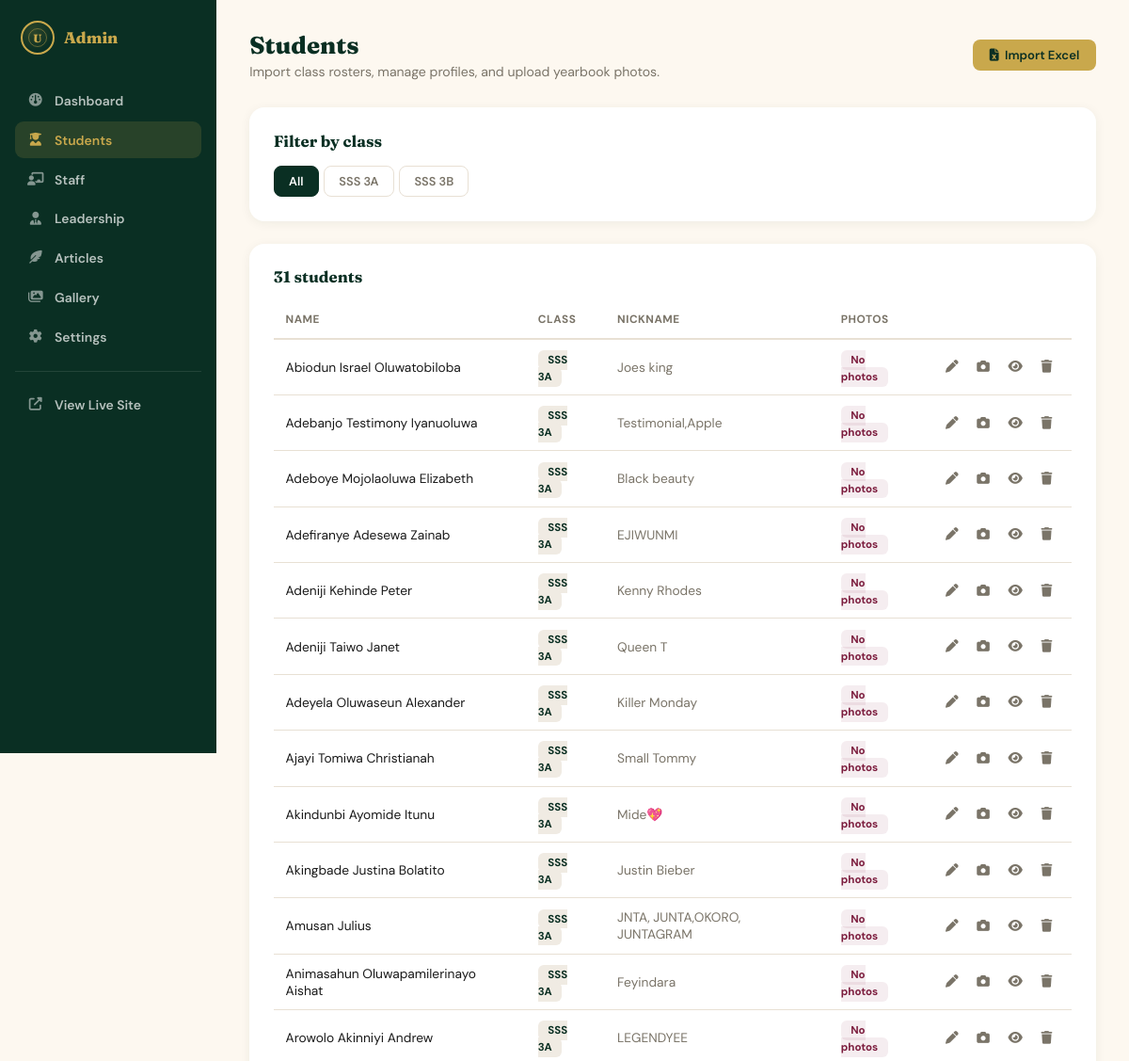
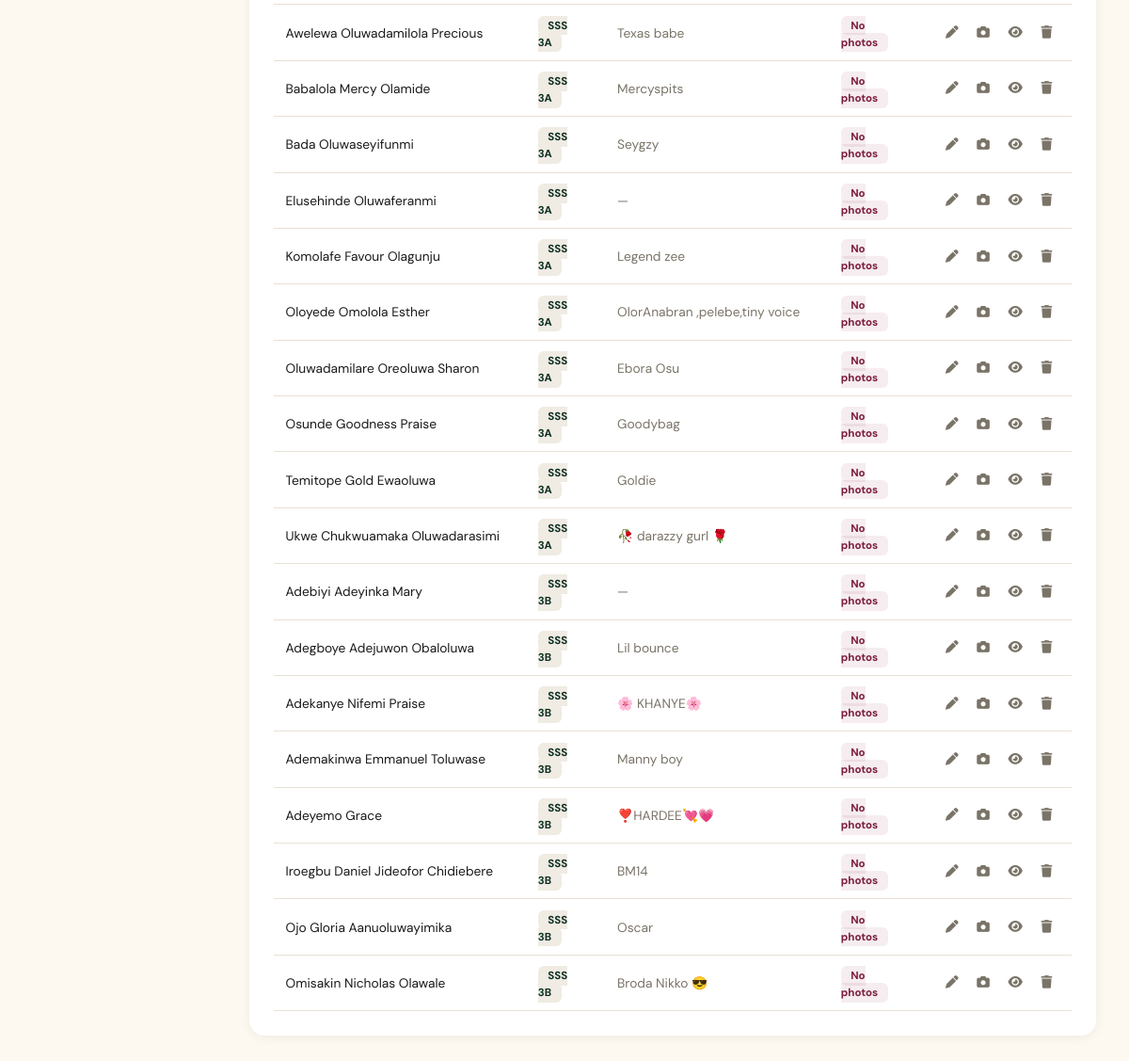
The app's page /admin/students with its own data (2 pictures, top to bottom).
### tables this page shows
CREATE TABLE students (
    id INTEGER PRIMARY KEY AUTOINCREMENT,
    full_name TEXT NOT NULL,
    class_name TEXT NOT NULL,
    nickname TEXT DEFAULT '',
    post_held TEXT DEFAULT '',
    dob TEXT DEFAULT '',
    year_of_admission TEXT DEFAULT '',
    religion TEXT DEFAULT '',
    mode_of_schooling TEXT DEFAULT '',
    state_of_origin TEXT DEFAULT '',
    home_town TEXT DEFAULT '',
    contact_number TEXT DEFAULT '',
    social_media TEXT DEFAULT '',
    role_model TEXT DEFAULT '',
    hobbies TEXT DEFAULT '',
    best_friends TEXT DEFAULT '',
    folks_never_forget TEXT DEFAULT '',
    favourite_colour TEXT DEFAULT '',
    favourite_subject TEXT DEFAULT '',
    toughest_subject TEXT DEFAULT '',
    favourite_teacher TEXT DEFAULT '',
    most_admired_teacher TEXT DEFAULT '',
    favourite_non_teaching TEXT DEFAULT '',
    most_admired_classmate TEXT DEFAULT '',
    best_seat_partner TEXT DEFAULT '',
    day_one_friend TEXT DEFAULT '',
    class_crush TEXT DEFAULT '',
    teachers_missed TEXT DEFAULT '',
    favourite_food TEXT DEFAULT '',
    favourite_fruit TEXT DEFAULT '',
    movie_type TEXT DEFAULT '',
    best_artist TEXT DEFAULT '',
    best_slang TEXT DEFAULT '',
    favourite_quote TEXT DEFAULT '',
    best_moment TEXT DEFAULT '',
    embarrassing_moment TEXT DEFAULT '',
    weird_moment TEXT DEFAULT '',
    worst_moment TEXT DEFAULT '',
    never_forget TEXT DEFAULT '',
    better_than_thought TEXT DEFAULT '',
    impact_of_umic TEXT DEFAULT '',
    journey_description TEXT DEFAULT '',
    advice_to_future TEXT DEFAULT '',
    never_miss TEXT DEFAULT '',
    secretly_miss TEXT DEFAULT '',
    class_enjoyed_most TEXT DEFAULT '',
    notable_phobia TEXT DEFAULT '',
    future_ambition TEXT DEFAULT '',
    dreamland TEXT DEFAULT '',
    people_to_meet TEXT DEFAULT '',
    wish TEXT DEFAULT '',
    parting_words TEXT DEFAULT '',
    created_at TEXT DEFAULT (datetime('now'))
);

### app.py (the view)
@app.route('/admin/students')
def admin_students():
    db = get_db()
    settings = row_to_dict(db.execute("SELECT * FROM settings WHERE id=1").fetchone())
    class_filter = request.args.get('class', '')
    if class_filter:
        rows = db.execute("SELECT * FROM students WHERE class_name=? ORDER BY full_name", (class_filter,)).fetchall()
    else:
        rows = db.execute("SELECT * FROM students ORDER BY class_name, full_name").fetchall()
    enriched = []
    for s in rows:
        sd = dict(s)
        sd['photo_count'] = db.execute("SELECT COUNT(*) c FROM student_photos WHERE student_id=?",
                                        (s['id'],)).fetchone()['c']
        enriched.append(sd)
    classes_rows = db.execute("SELECT DISTINCT class_name FROM students ORDER BY class_name").fetchall()
    return render_template('admin/students.html', settings=settings, students=enriched,
                            classes_rows=classes_rows, class_filter=class_filter)

### app.py (called while the page is built)
def get_db():
    if 'db' not in g:
        g.db = sqlite3.connect(DB_PATH)
        g.db.row_factory = sqlite3.Row
        g.db.execute("PRAGMA foreign_keys = ON")
    return g.db

def row_to_dict(row):
    return dict(row) if row else None

### templates/admin/students.html (shortened to what this page needs)
{% extends "admin/base.html" %}
{% set active = 'students' %}
{% block admin_content %}
<div class="admin-header">
  <div>
    <h1>Students</h1>
    <p>Import class rosters, manage profiles, and upload yearbook photos.</p>
  </div>
  <button class="btn-sm gold" onclick="openModal('importModal')"><i class="fas fa-file-excel"></i> Import Excel</button>
</div>
<div class="admin-card">
  <h3>Filter by class</h3>
  <div class="tab-row">
    <a href="{{ url_for('admin_students') }}" class="tab {{ 'active' if not class_filter else '' }}">All</a>
    {% for c in classes_rows %}
    <a href="{{ url_for('admin_students', class=c['class_name']) }}" class="tab {{ 'active' if class_filter==c['class_name'] else '' }}">{{ c['class_name'] }}</a>
    {% endfor %}
  </div>
</div>
<div class="admin-card">
  <h3>{{ students|length }} student{{ 's' if students|length != 1 else '' }}{{ ' in ' + class_filter if class_filter else '' }}</h3>
  {% if students %}
  <table class="admin-table">
    <thead><tr><th>Name</th><th>Class</th><th>Nickname</th><th>Photos</th><th></th></tr></thead>
    <tbody>
      {% for s in students %}
      <tr>
        <td>{{ s.full_name }}</td>
        <td><span class="admin-pill">{{ s.class_name }}</span></td>
        <td style="color:var(--muted)">{{ s.nickname or '—' }}</td>
        <td>
          {% if s.photo_count > 0 %}<span class="admin-pill ok">{{ s.photo_count }} photo{{ 's' if s.photo_count != 1 else '' }}</span>
          {% else %}<span class="admin-pill warn">No photos</span>{% endif %}
        </td>
        <td style="white-space:nowrap">
          <button class="row-action edit" onclick="openEditModal({{ s.id }}, {{ s|tojson }})" title="Edit details"><i class="fas fa-pen"></i></button>
          <button class="row-action edit" onclick="openPhotoManager({{ s.id }}, {{ s.full_name|tojson }})" title="Manage photos"><i class="fas fa-camera"></i></button>
          <a href="{{ url_for('student_profile', student_id=s.id) }}" target="_blank" class="row-action" title="View profile"><i class="fas fa-eye"></i></a>
          <button class="row-action" onclick="deleteStudent({{ s.id }}, {{ s.full_name|tojson }})" title="Delete"><i class="fas fa-trash"></i></button>
        </td>
      </tr>
      {% endfor %}
    </tbody>
  </table>
  {% else %}
  <div class="empty-state"><i class="fas fa-user-graduate"></i><p>No students yet. Import an Excel file to get started.</p></div>
  {% endif %}
</div>
{% endblock %}

### templates/admin/base.html (shortened to what this page needs)
<!DOCTYPE html>
<html lang="en">
<head>
<link rel="stylesheet" href="https://cdnjs.cloudflare.com/ajax/libs/font-awesome/6.5.0/css/all.min.css">
<link rel="stylesheet" href="{{ url_for('static', filename='css/style.css') }}">
<link rel="stylesheet" href="{{ url_for('static', filename='css/admin.css') }}">
</head>
<body class="admin-body">
<div class="admin-shell">
  <aside class="admin-sidebar">
    <a href="{{ url_for('admin_dashboard') }}" class="admin-brand">
      <div class="seal" style="width:36px;height:36px"><span class="seal-mark" style="font-size:.75rem">U</span></div>
      <span>Admin</span>
    </a>
    <nav class="admin-nav">
      <a href="{{ url_for('admin_dashboard') }}" class="{{ 'active' if active=='dashboard' else '' }}"><i class="fas fa-gauge"></i> Dashboard</a>
      <a href="{{ url_for('admin_students') }}" class="{{ 'active' if active=='students' else '' }}"><i class="fas fa-user-graduate"></i> Students</a>
      <a href="{{ url_for('admin_staff') }}" class="{{ 'active' if active=='staff' else '' }}"><i class="fas fa-chalkboard-teacher"></i> Staff</a>
      <a href="{{ url_for('admin_leadership') }}" class="{{ 'active' if active=='leadership' else '' }}"><i class="fas fa-user-tie"></i> Leadership</a>
      <a href="{{ url_for('admin_articles') }}" class="{{ 'active' if active=='articles' else '' }}"><i class="fas fa-feather-alt"></i> Articles</a>
      <a href="{{ url_for('admin_gallery') }}" class="{{ 'active' if active=='gallery' else '' }}"><i class="fas fa-images"></i> Gallery</a>
      <a href="{{ url_for('admin_settings') }}" class="{{ 'active' if active=='settings' else '' }}"><i class="fas fa-cog"></i> Settings</a>
      <div class="admin-nav-divider"></div>
      <a href="{{ url_for('home') }}" target="_blank"><i class="fas fa-external-link-alt"></i> View Live Site</a>
    </nav>
  </aside>
  <main class="admin-main">
    {% block admin_content %}{% endblock %}
  </main>
</div>
</body>
</html>

### static/css/style.css (style rules this page uses)
:root { --bg:#FDF8F0; --paper:#FFFFFF; --fg:#1A1A1A; --muted:#7A7468; --accent:#C9A84C; --accent-dim:#B8943F; --primary:#0A2F23; --primary-light:#134D3A; --primary-pale:#E9F1EC; --wine:#7C1D3E; --border:#E8E0D4; --tag:#F0EBE3; --shadow-sm:0 2px 12px rgba(10,47,35,.06); --shadow-md:0 10px 30px rgba(10,47,35,.10); --shadow-lg:0 25px 60px rgba(10,47,35,.18); --radius:16px; --serif:'Fraunces', 'Playfair Display', serif; --sans:'DM Sans', sans-serif; }
* { margin:0;padding:0;box-sizing:border-box }
html { scroll-behavior:smooth }
body { font-family:var(--sans);background:var(--bg);color:var(--fg);overflow-x:hidden;-webkit-font-smoothing:antialiased }
h1,h2,h3,h4,h5 { font-family:var(--serif) }
a { color:inherit;text-decoration:none }
.seal { width:64px;height:64px;border-radius:50%; border:2px solid var(--accent); display:flex;align-items:center;justify-content:center; position:relative;flex-shrink:0; background:radial-gradient(circle at 35% 30%, rgba(201,168,76,.18), transparent 70%); }
.seal::before { content:'';position:absolute;inset:6px;border:1px solid rgba(201,168,76,.45);border-radius:50%; }
.seal-mark { font-family:var(--serif);font-weight:800;color:var(--accent);font-size:1.1rem;letter-spacing:1px }
.tab-row { display:flex;gap:.35rem;flex-wrap:wrap }
.tab { padding:.45rem .95rem;border-radius:8px;font-size:.8rem;font-weight:600;cursor:pointer;transition:all .2s;border:1.5px solid var(--border);background:transparent;color:var(--muted);font-family:var(--sans) }
.tab.active { background:var(--primary);color:#fff;border-color:var(--primary) }

### static/css/admin.css (style rules this page uses)
.admin-body { background:var(--bg) }
.admin-shell { display:flex;min-height:100vh }
.admin-sidebar { width:230px;flex-shrink:0;background:var(--primary);color:#fff;display:flex;flex-direction:column;padding:1.4rem 1rem;position:sticky;top:0;height:100vh }
.admin-brand { display:flex;align-items:center;gap:.6rem;color:var(--accent);font-family:var(--serif);font-weight:800;font-size:1.05rem;margin-bottom:1.8rem;padding:0 .4rem }
.admin-nav { display:flex;flex-direction:column;gap:.2rem }
.admin-nav a { display:flex;align-items:center;gap:.7rem;padding:.65rem .8rem;border-radius:9px;color:rgba(255,255,255,.7);font-size:.87rem;font-weight:600;transition:all .2s }
.admin-nav a i { width:18px;text-align:center;color:rgba(255,255,255,.5) }
.admin-nav a.active { background:rgba(201,168,76,.16);color:var(--accent) }
.admin-nav a.active i { color:var(--accent) }
.admin-nav-divider { height:1px;background:rgba(255,255,255,.1);margin:.8rem 0 }
.admin-main { flex:1;padding:2rem 2.2rem 4rem;min-width:0 }
.admin-header { display:flex;align-items:center;justify-content:space-between;flex-wrap:wrap;gap:1rem;margin-bottom:1.8rem }
.admin-header h1 { font-size:1.6rem;color:var(--primary);font-weight:800 }
.admin-header p { color:var(--muted);font-size:.88rem;margin-top:.2rem }
.admin-card { background:var(--paper);border-radius:16px;padding:1.6rem;box-shadow:var(--shadow-sm);margin-bottom:1.5rem }
.admin-card h3 { font-size:1.05rem;color:var(--primary);margin-bottom:1rem;font-weight:700 }
.admin-table { width:100%;border-collapse:collapse;font-size:.86rem }
.admin-table th { text-align:left;padding:.7rem .8rem;color:var(--muted);font-weight:700;font-size:.74rem;text-transform:uppercase;letter-spacing:.5px;border-bottom:2px solid var(--border) }
.admin-table td { padding:.7rem .8rem;border-bottom:1px solid var(--border);vertical-align:middle }
.admin-pill { padding:.18rem .65rem;border-radius:6px;font-size:.72rem;font-weight:700;background:var(--tag);color:var(--primary) }
.admin-pill.warn { background:rgba(124,29,62,.08);color:var(--wine) }
.row-action { color:var(--muted);cursor:pointer;font-size:.85rem;padding:.3rem .5rem;border-radius:6px;transition:all .15s;background:none;border:none }
.btn-sm { padding:.5rem 1.1rem;border-radius:8px;font-size:.82rem;font-weight:600;cursor:pointer;border:none;font-family:var(--sans);transition:all .2s;display:inline-flex;align-items:center;gap:.4rem }
.btn-sm.gold { background:var(--accent);color:var(--primary) }

### records on screen
students: full_name "Abiodun Israel Oluwatobiloba", class_name "SSS 3A", nickname "Joes king"
students: full_name "Adebanjo Testimony Iyanuoluwa", class_name "SSS 3A", nickname "Testimonial,Apple"
students: full_name "Adeboye Mojolaoluwa Elizabeth", class_name "SSS 3A", nickname "Black beauty"
students: full_name "Adefiranye Adesewa Zainab", class_name "SSS 3A", nickname "EJIWUNMI"
students: full_name "Adeniji Kehinde Peter", class_name "SSS 3A", nickname "Kenny Rhodes"
students: full_name "Adeniji Taiwo Janet", class_name "SSS 3A", nickname "Queen T"
students: full_name "Adeyela Oluwaseun Alexander", class_name "SSS 3A", nickname "Killer Monday"
students: full_name "Ajayi Tomiwa Christianah", class_name "SSS 3A", nickname "Small Tommy"
students: full_name "Akindunbi Ayomide Itunu", class_name "SSS 3A", nickname "Mide💖"
students: full_name "Akingbade Justina Bolatito", class_name "SSS 3A", nickname "Justin Bieber"
students: full_name "Amusan Julius", class_name "SSS 3A", nickname "JNTA, JUNTA,OKORO, JUNTAGRAM"
students: full_name "Animasahun Oluwapamilerinayo Aishat", class_name "SSS 3A", nickname "Feyindara"
students: full_name "Arowolo Akinniyi Andrew", class_name "SSS 3A", nickname "LEGENDYEE"
students: full_name "Awelewa Oluwadamilola Precious", class_name "SSS 3A", nickname "Texas babe"
students: full_name "Babalola Mercy Olamide", class_name "SSS 3A", nickname "Mercyspits"
students: full_name "Bada Oluwaseyifunmi", class_name "SSS 3A", nickname "Seygzy"
students: full_name "Elusehinde Oluwaferanmi", class_name "SSS 3A", nickname "—"
students: full_name "Komolafe Favour Olagunju", class_name "SSS 3A", nickname "Legend zee"
students: full_name "Oloyede Omolola Esther", class_name "SSS 3A", nickname "OlorAnabran ,pelebe,tiny voice"
students: full_name "Oluwadamilare Oreoluwa Sharon", class_name "SSS 3A", nickname "Ebora Osu"
students: full_name "Osunde Goodness Praise", class_name "SSS 3A", nickname "Goodybag"
students: full_name "Temitope Gold Ewaoluwa", class_name "SSS 3A", nickname "Goldie"
students: full_name "Ukwe Chukwuamaka Oluwadarasimi", class_name "SSS 3A", nickname "🥀 darazzy gurl 🌹"
students: full_name "Adebiyi Adeyinka Mary", class_name "SSS 3B", nickname "—"
students: full_name "Adegboye Adejuwon Obaloluwa", class_name "SSS 3B", nickname "Lil bounce"
students: full_name "Adekanye Nifemi Praise", class_name "SSS 3B", nickname "🌸 KHANYE🌸"
students: full_name "Ademakinwa Emmanuel Toluwase", class_name "SSS 3B", nickname "Manny boy"
students: full_name "Adeyemo Grace", class_name "SSS 3B", nickname "❣️HARDEE💘💗"
students: full_name "Iroegbu Daniel Jideofor Chidiebere", class_name "SSS 3B", nickname "BM14"
students: full_name "Ojo Gloria Aanuoluwayimika", class_name "SSS 3B", nickname "Oscar"
students: full_name "Omisakin Nicholas Olawale", class_name "SSS 3B", nickname "Broda Nikko 😎"

### other values on screen
{{ c['class_name'] }} "SSS 3A" "SSS 3B"
{{ students|length }} "31"
{{ 's' if students|length != 1 else '' }} "s"
